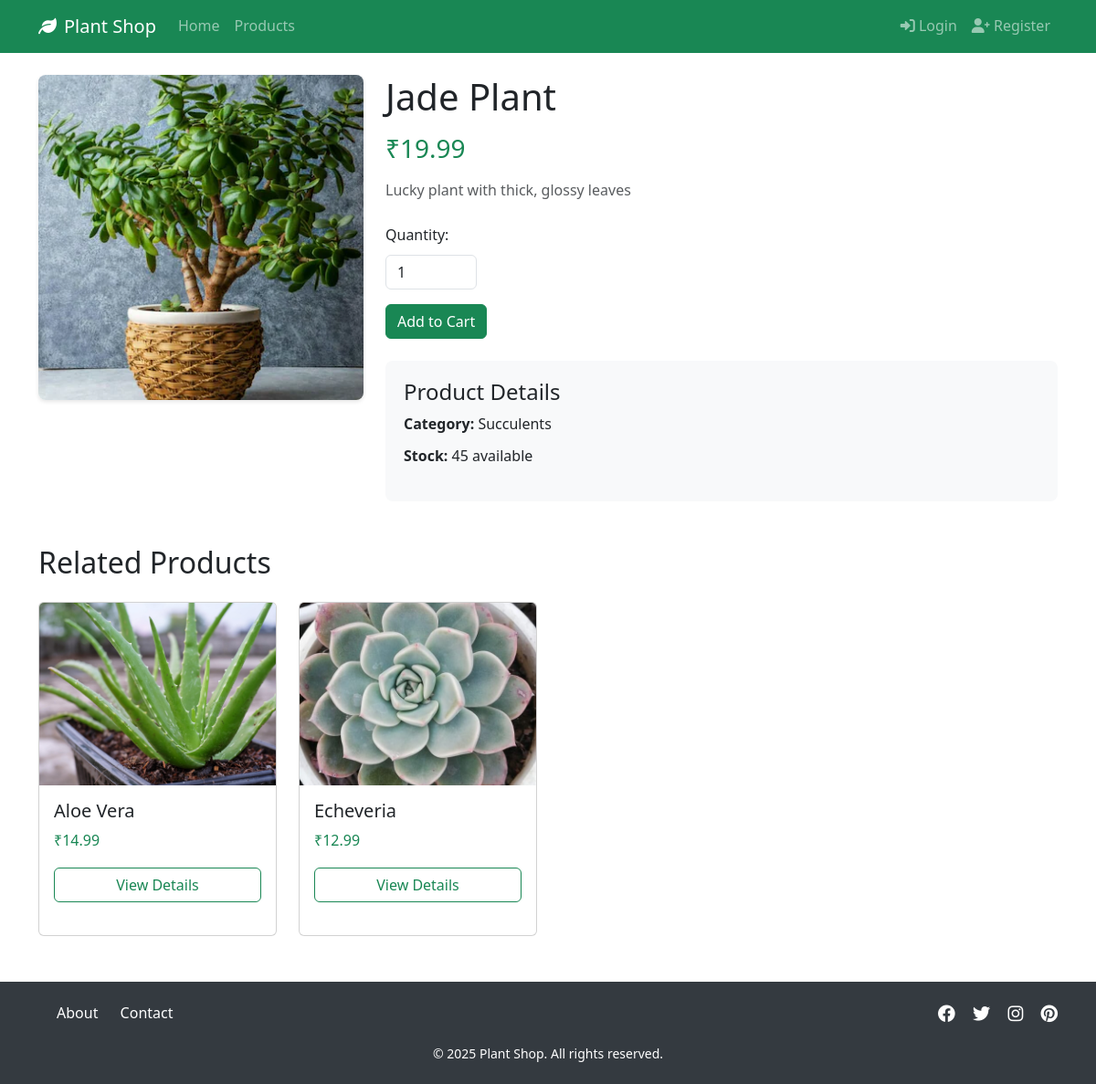
The app's page /product.php?id=8 with its own data.
### tables this page shows
CREATE TABLE products (
    id INT PRIMARY KEY AUTO_INCREMENT,
    category_id INT,
    name VARCHAR(100) NOT NULL,
    description TEXT,
    price DECIMAL(10,2) NOT NULL,
    stock INT NOT NULL,
    image_url VARCHAR(255),
    created_at TIMESTAMP DEFAULT CURRENT_TIMESTAMP,
    updated_at TIMESTAMP DEFAULT CURRENT_TIMESTAMP ON UPDATE CURRENT_TIMESTAMP,
    FOREIGN KEY (category_id) REFERENCES categories(id) ON DELETE SET NULL,
    INDEX idx_category (category_id),
    INDEX idx_name (name),
    INDEX idx_price (price),
    INDEX idx_stock (stock)
);

CREATE TABLE categories (
    id INT PRIMARY KEY AUTO_INCREMENT,
    name VARCHAR(50) NOT NULL,
    description TEXT,
    image_url VARCHAR(255),
    created_at TIMESTAMP DEFAULT CURRENT_TIMESTAMP,
    INDEX idx_name (name)
);

### product.php (the view, shortened to what this page needs)
<?php
require_once 'includes/header.php';
$product_id = isset($_GET['id']) ? (int)$_GET['id'] : 0;
$query = "SELECT p.*, c.name as category_name
          FROM products p
          LEFT JOIN categories c ON p.category_id = c.id
          WHERE p.id = $product_id";
$result = $conn->query($query);
$product = $result->fetch_assoc();
$related_query = "SELECT * FROM products
                WHERE category_id = {$product['category_id']}
                AND id != $product_id
                AND stock > 0
                LIMIT 4";
$related_result = $conn->query($related_query);
$related_products = [];
if ($related_result) {
    while ($related = $related_result->fetch_assoc()) {
        $related_products[] = $related;
    }
}
?>
<div class="container my-4">
    <div class="row">
        <div class="col-md-4">
            <div class="product-image-container">
                <img src="/mp/assets/images/products/<?php echo $product['image']; ?>"
                     alt="<?php echo $product['name']; ?>"
                     class="img-fluid product-detail-image">
            </div>
        </div>
        <div class="col-md-8">
            <h1 class="mb-3"><?php echo $product['name']; ?></h1>
            <p class="text-success h3 mb-3">₹<?php echo number_format($product['price'], 2); ?></p>
            <p class="text-muted mb-4"><?php echo $product['description']; ?></p>
            <?php if ($product['stock'] > 0): ?>
                <form action="add_to_cart.php" method="POST" class="mb-4">
                    <div class="mb-3">
                        <label for="quantity" class="form-label">Quantity:</label>
                        <input type="number" class="form-control" id="quantity" name="quantity" value="1" min="1" max="<?php echo $product['stock']; ?>" style="width: 100px;">
                    </div>
                    <button type="submit" class="btn btn-success">Add to Cart</button>
                </form>
            <?php else: ?>
                <div class="alert alert-warning">This product is currently out of stock.</div>
            <?php endif; ?>
            <div class="product-details mt-4">
                <h4>Product Details</h4>
                <ul class="list-unstyled">
                    <li><strong>Category:</strong> <?php echo $product['category_name']; ?></li>
                    <li><strong>Stock:</strong> <?php echo $product['stock']; ?> available</li>
                </ul>
            </div>
        </div>
    </div>
    <div class="related-products mt-5">
        <h2 class="mb-4">Related Products</h2>
        <div class="row">
            <?php foreach ($related_products as $related): ?>
                <?php if ($related['id'] != $product['id']): ?>
                <div class="col-md-3">
                    <div class="card product-card h-100">
                        <img src="/mp/assets/images/products/<?php echo $related['image']; ?>"
                             class="card-img-top"
                             alt="<?php echo $related['name']; ?>">
                        <div class="card-body">
                            <h5 class="card-title"><?php echo $related['name']; ?></h5>
                            <p class="card-text text-success">₹<?php echo number_format($related['price'], 2); ?></p>
                            <a href="product.php?id=<?php echo $related['id']; ?>"
                               class="btn btn-outline-success w-100">View Details</a>
                        </div>
                    </div>
                </div>
                <?php endif; ?>
            <?php endforeach; ?>
        </div>
    </div>
</div>
<?php require_once 'includes/footer.php'; ?>

### assets/css/style.css (style rules this page uses)
body { font-family: 'Segoe UI', Tahoma, Geneva, Verdana, sans-serif; line-height: 1.6; }
.product-card { transition: transform 0.3s ease; margin-bottom: 20px; }
.product-image-container { position: relative; width: 100%; padding-top: 100%; overflow: hidden; border-radius: 8px; box-shadow: 0 2px 4px rgba(0,0,0,0.1); margin-bottom: 20px; }
.product-detail-image { position: absolute; top: 0; left: 0; width: 100%; height: 100%; object-fit: cover; transition: transform 0.3s ease; }
.product-details { background-color: #f8f9fa; padding: 20px; border-radius: 8px; }
.product-details ul li { margin-bottom: 10px; }
.related-products { margin-top: 50px; }
.related-products .product-card { transition: transform 0.3s ease; }
.related-products .card-img-top { height: 200px; object-fit: cover; }

### assets/css/animations.css (style rules this page uses)
.product-card { transition: transform 0.3s ease, box-shadow 0.3s ease; }
.btn { transition: all 0.3s ease; position: relative; overflow: hidden; }
.form-control { transition: all 0.3s ease; }
html { scroll-behavior: smooth; }

### records on screen
products: image (picture), name "Jade Plant", price "19.99", description "Lucky plant with thick, glossy leaves", category.name "Succulents", stock "45"
products: image (picture), name "Aloe Vera", price "14.99"
products: image (picture), name "Echeveria", price "12.99"
